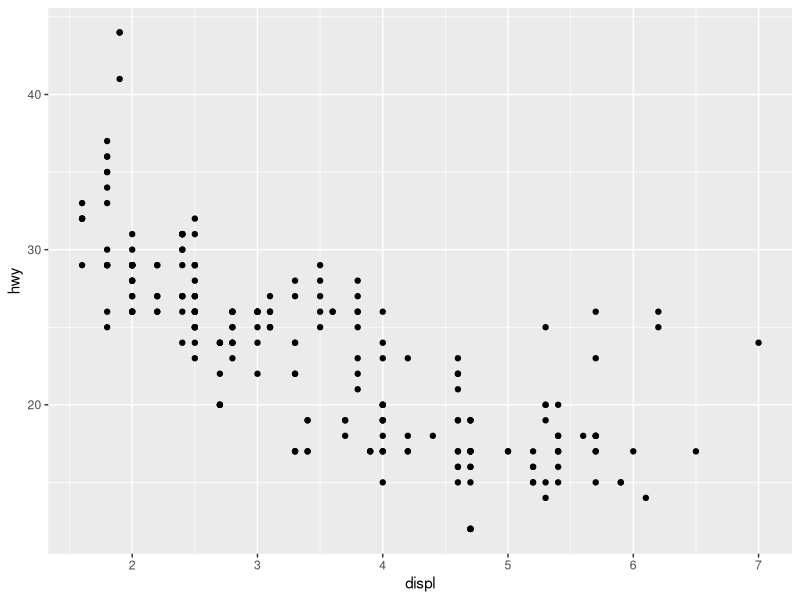
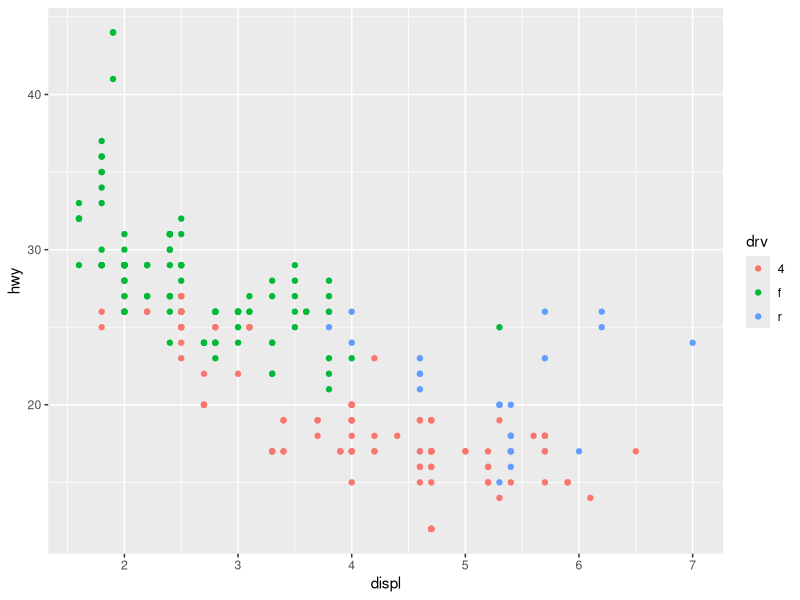
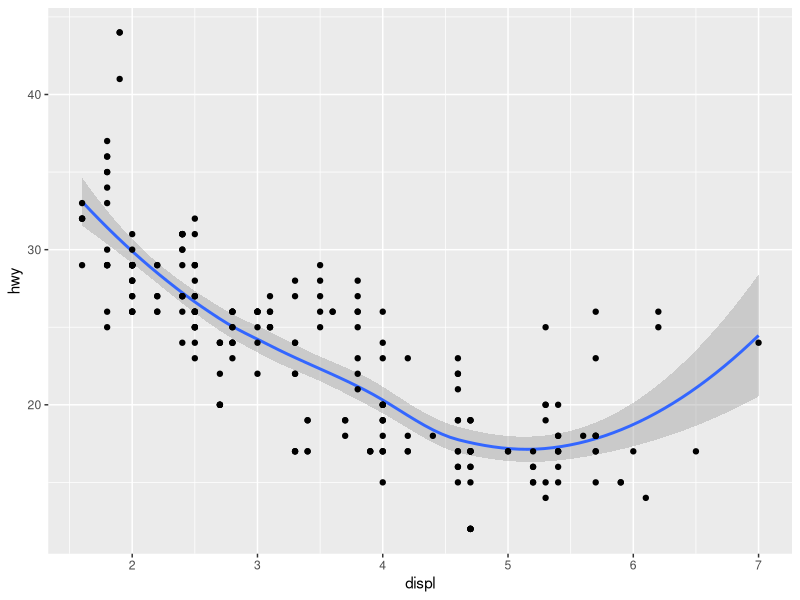
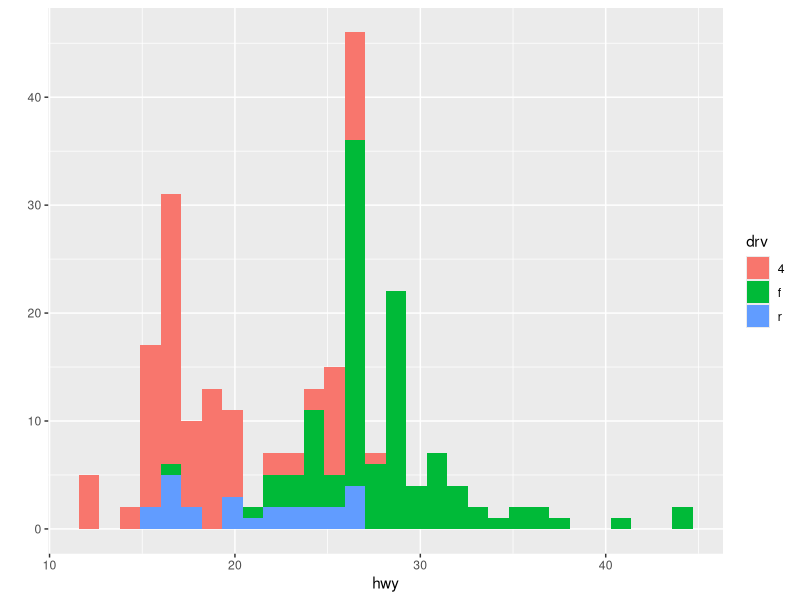
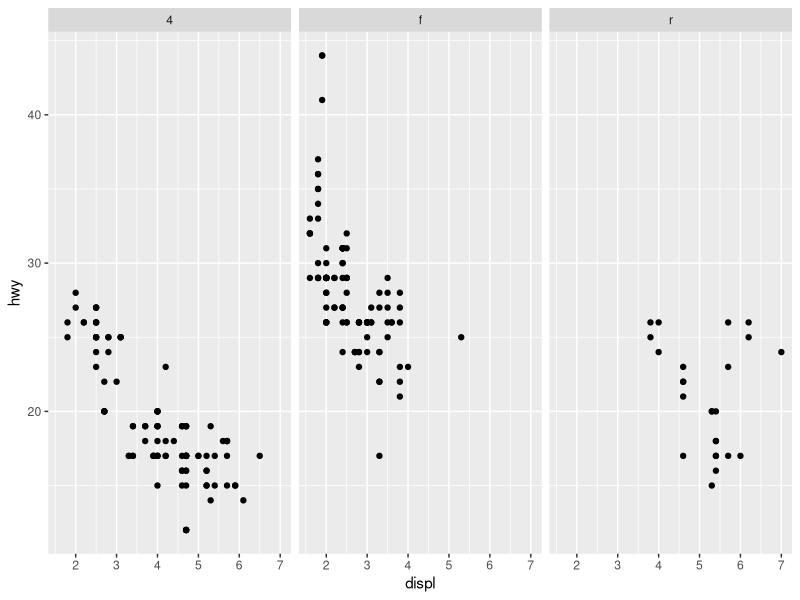
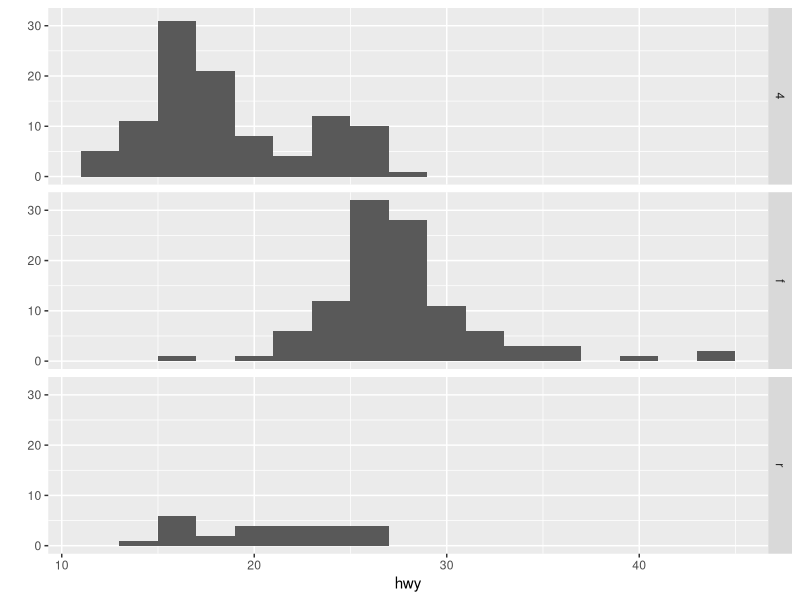

These figures' R source, in order:
## ---- chunk 1
knitr::opts_chunk$set(echo = TRUE)
## ---- chunk 2
library(ggplot2)
str(mpg)

## Need to add factors since they are not loaded by default
mpg <- transform(mpg, 
                 manufacturer = factor(manufacturer),
                 model = factor(model),
                 trans = factor(trans),
                 drv = factor(drv),
                 fl = factor(fl),
                 class = factor(class))

str(mpg)
## ---- chunk 3
qplot(displ, hwy, data = mpg)
## ---- chunk 4
qplot(displ, hwy, data = mpg, color = drv)
## ---- chunk 5
## We need to specify both smooth *AND* point to get normal plots + line
qplot(displ, hwy, data = mpg, geom = c("smooth", "point"))

## ---- chunk 6
qplot(hwy, data = mpg, fill = drv)
## ---- chunk 7
qplot(displ, hwy, data = mpg, facets = . ~ drv)
## ---- chunk 8
qplot(hwy, data = mpg, facets = drv ~ ., binwidth = 2)
